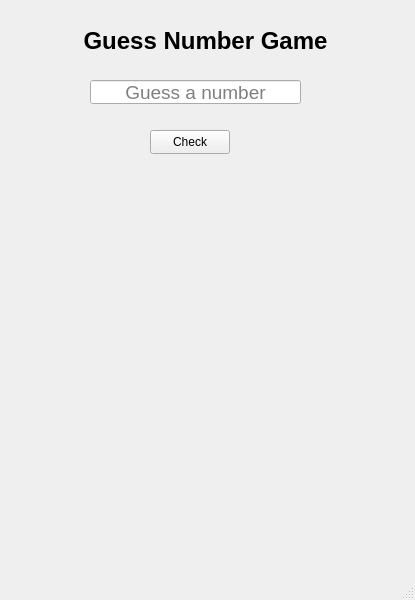
<?xml version="1.0" encoding="UTF-8"?>
<ui version="4.0">
 <class>MainWindow</class>
 <widget class="QMainWindow" name="MainWindow">
  <property name="geometry">
   <rect>
    <x>0</x>
    <y>0</y>
    <width>415</width>
    <height>600</height>
   </rect>
  </property>
  <property name="windowTitle">
   <string>MainWindow</string>
  </property>
  <widget class="QWidget" name="centralwidget">
   <widget class="QLabel" name="label">
    <property name="geometry">
     <rect>
      <x>60</x>
      <y>20</y>
      <width>291</width>
      <height>41</height>
     </rect>
    </property>
    <property name="font">
     <font>
      <pointsize>18</pointsize>
      <bold>true</bold>
     </font>
    </property>
    <property name="text">
     <string>Guess Number Game</string>
    </property>
    <property name="alignment">
     <set>Qt::AlignCenter</set>
    </property>
    <property name="wordWrap">
     <bool>false</bool>
    </property>
   </widget>
   <widget class="QLineEdit" name="lineEdit">
    <property name="geometry">
     <rect>
      <x>90</x>
      <y>80</y>
      <width>211</width>
      <height>24</height>
     </rect>
    </property>
    <property name="font">
     <font>
      <pointsize>14</pointsize>
      <bold>false</bold>
     </font>
    </property>
    <property name="maxLength">
     <number>32772</number>
    </property>
    <property name="cursorPosition">
     <number>0</number>
    </property>
    <property name="alignment">
     <set>Qt::AlignCenter</set>
    </property>
    <property name="dragEnabled">
     <bool>false</bool>
    </property>
    <property name="placeholderText">
     <string>Guess a number</string>
    </property>
   </widget>
   <widget class="QPushButton" name="pushButton">
    <property name="geometry">
     <rect>
      <x>150</x>
      <y>130</y>
      <width>80</width>
      <height>24</height>
     </rect>
    </property>
    <property name="text">
     <string>Check</string>
    </property>
   </widget>
   <widget class="QLabel" name="label_2">
    <property name="geometry">
     <rect>
      <x>100</x>
      <y>190</y>
      <width>191</width>
      <height>20</height>
     </rect>
    </property>
    <property name="font">
     <font>
      <pointsize>14</pointsize>
     </font>
    </property>
    <property name="midLineWidth">
     <number>0</number>
    </property>
    <property name="text">
     <string/>
    </property>
    <property name="alignment">
     <set>Qt::AlignCenter</set>
    </property>
   </widget>
  </widget>
  <widget class="QMenuBar" name="menubar">
   <property name="geometry">
    <rect>
     <x>0</x>
     <y>0</y>
     <width>415</width>
     <height>21</height>
    </rect>
   </property>
  </widget>
  <widget class="QStatusBar" name="statusbar"/>
 </widget>
 <resources/>
 <connections/>
</ui>
